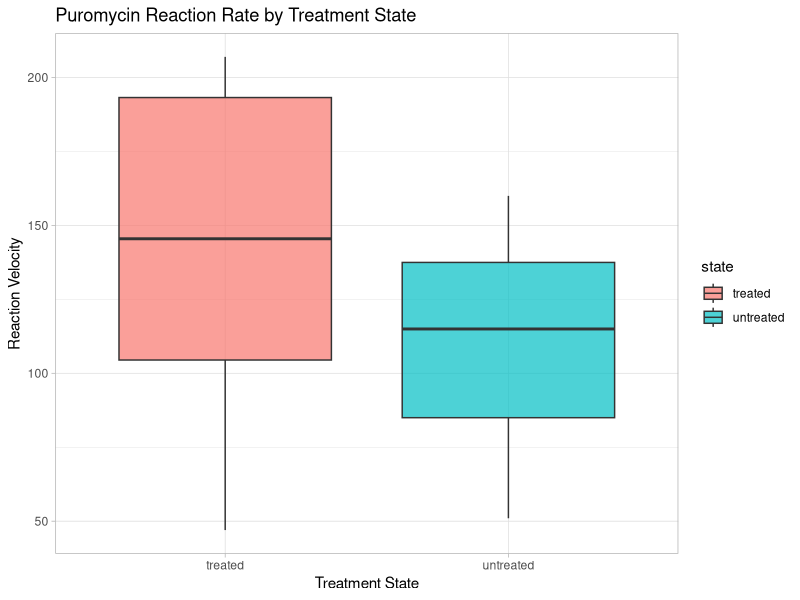
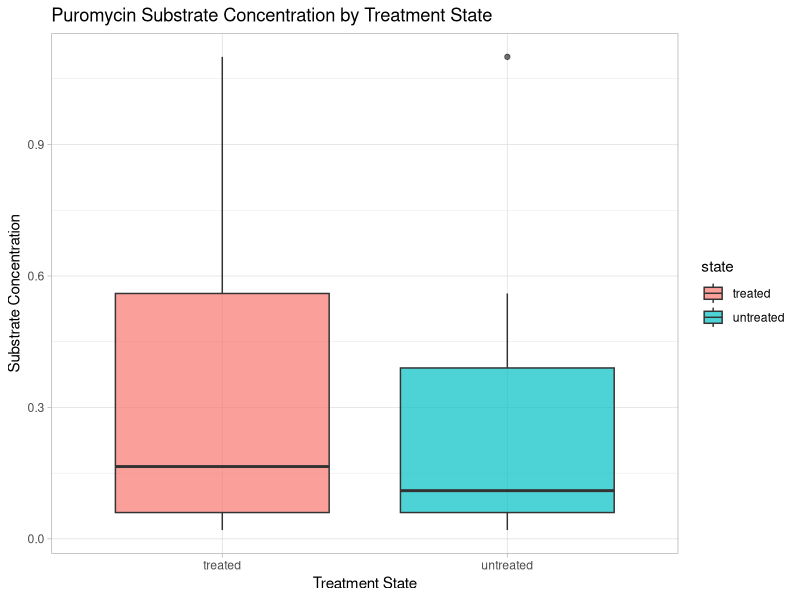
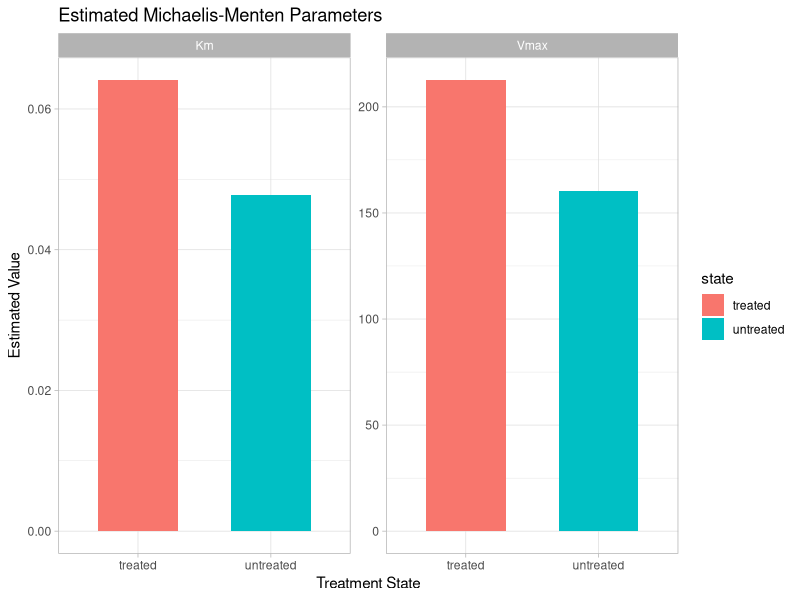
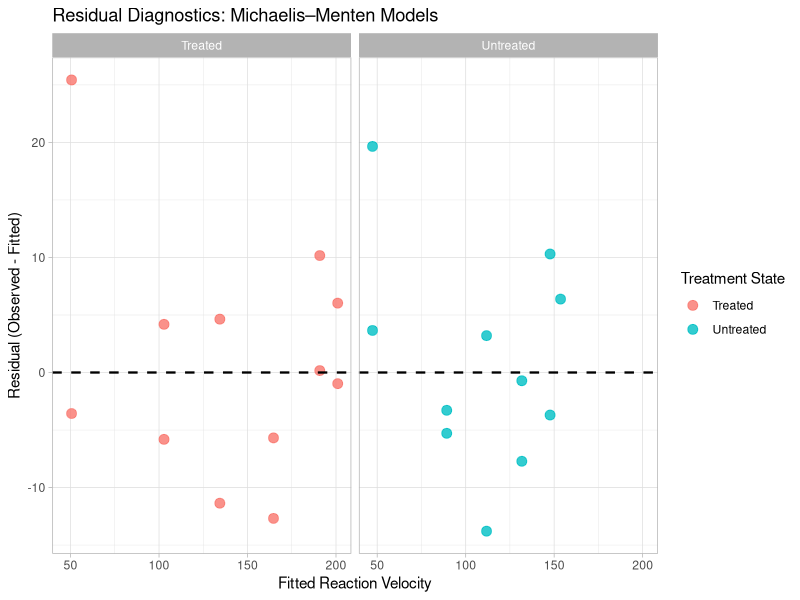
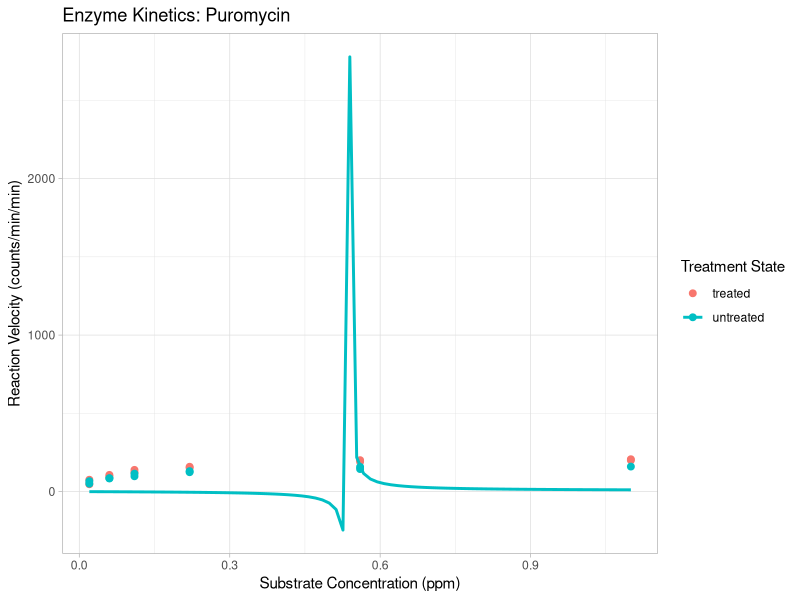
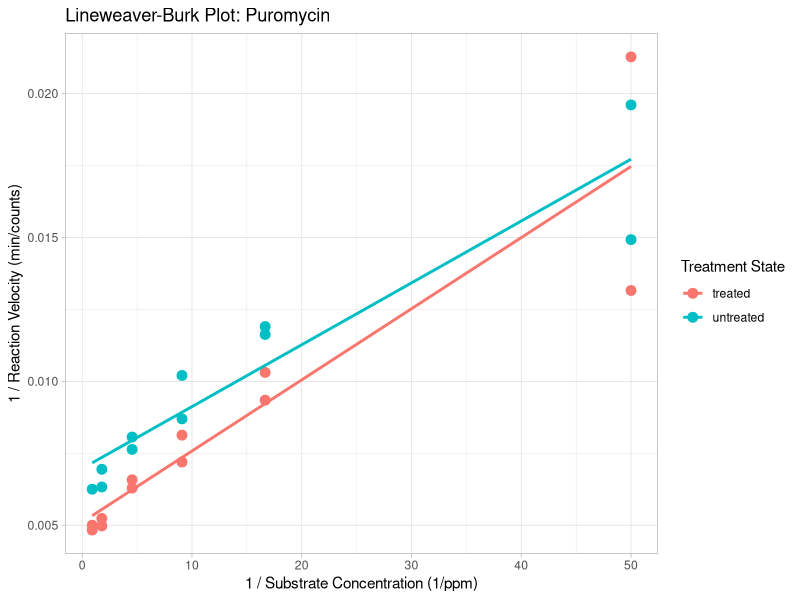
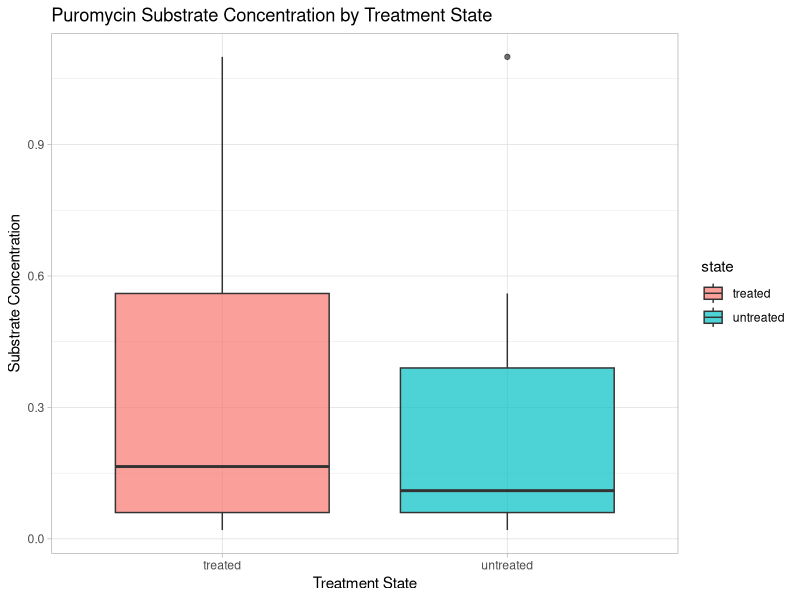
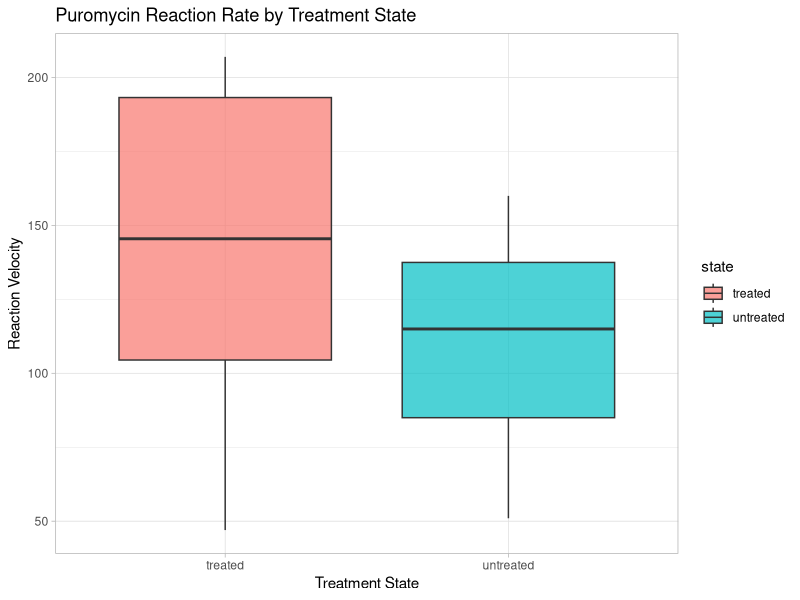

Write the R code that produced these figures, in order.
# Enzyme Kinetics Analysis: Puromycin

# 1. Installation & Setup

# install.packages(c("ggplot2", "dplyr", "tibble"))
library(ggplot2)
library(dplyr)
library(tibble)

# Load built-in dataset
data("Puromycin")

# 2. Michaelis-Menten Plot (Nonlinear Regression)
plot_mm <- ggplot(data = Puromycin, mapping = aes(x = conc, y = rate, color = state)) +
geom_point(size = 2) + geom_smooth(method = "nls", formula = y ~ (Vmax * x) / (Km + x), 
start = list(Vmax = 200, Km = 0.1), se = FALSE) + theme_light() + labs(title = "Enzyme Kinetics: Puromycin", 
x = "Substrate Concentration (ppm)", y = "Reaction Velocity (counts/min/min)", color = "Treatment State")

# Save Michaelis-Menten plot
ggsave("puromycin_michaelis_menten.png", plot = plot_mm, width = 7, height = 5, dpi = 300)

# 3. Lineweaver-Burk Plot (Linear Regression)
plot_lb <- ggplot(data = Puromycin, mapping = aes(x = 1/conc, y = 1/rate, color = state)) + 
geom_point(size = 3) + geom_smooth(method = "lm", se = FALSE, fullrange = TRUE) + theme_light() + 
labs(title = "Lineweaver-Burk Plot: Puromycin", x = "1 / Substrate Concentration (1/ppm)", 
y = "1 / Reaction Velocity (min/counts)", color = "Treatment State")

# Save Lineweaver-Burk plot
ggsave("puromycin_lineweaver_burk.png", plot = plot_lb, width = 7, height = 5, dpi = 300)

# 4. Statistical Summary & Quantile Analysis
# Calculate Means and Standard Deviations
untreated_mean <- Puromycin %>% filter(state == "untreated") %>% pull(conc) %>% mean(na.rm = TRUE)
untreated_sd <- Puromycin %>% filter(state == "untreated") %>% pull(conc) %>% sd(na.rm = TRUE)

treated_mean <- Puromycin %>% filter(state == "treated") %>% pull(conc) %>% mean(na.rm = TRUE)
treated_sd <- Puromycin %>% filter(state == "treated") %>% pull(conc) %>% sd(na.rm = TRUE)

untreated_mean_rate <- Puromycin %>% filter(state == "untreated") %>% pull(rate) %>% mean(na.rm = TRUE)
untreated_sd_rate <- Puromycin %>% filter(state == "untreated") %>% pull(rate) %>% sd(na.rm = TRUE)

treated_mean_rate <- Puromycin %>% filter(state == "treated") %>% pull(rate) %>% mean(na.rm = TRUE)
treated_sd_rate <- Puromycin %>% filter(state == "treated") %>% pull(rate) %>% sd(na.rm = TRUE)

# 5. Calculate 95% Confidence Interval: Rate & Concentration (Assuming Normal Distribution)
treated_conc <- filter(Puromycin, state == "treated") %>% pull(conc)
untreated_conc <- filter(Puromycin, state == "untreated") %>% pull(conc)
untreated_rate <- filter(Puromycin, state == "untreated") %>% pull(rate)
treated_rate <- filter(Puromycin, state == "treated") %>% pull(rate)
t.test(untreated_conc)$conf.int
t.test(treated_conc)$conf.int
t.test(treated_rate)$conf.int
t.test(untreated_rate)$conf.int

# 6. Boxplot for Rate & Concentration
plot_conc_box <- ggplot(Puromycin, aes(x = state, y = conc, fill = state)) + geom_boxplot(alpha = 0.7) + 
theme_light() + labs(title = "Puromycin Substrate Concentration by Treatment State", x = "Treatment State", y = "Substrate Concentration")

ggsave("puromycin_conc_boxplot.png", plot = plot_conc_box, width = 7, height = 5, dpi = 300)

plot_rate_box <- ggplot(Puromycin, aes(x = state, y = rate, fill = state)) + geom_boxplot(alpha = 0.7) + theme_light() + 
labs(title = "Puromycin Reaction Rate by Treatment State", x = "Treatment State",y = "Reaction Velocity")

ggsave("puromycin_rate_boxplot.png", plot = plot_rate_box, width = 7, height = 5, dpi = 300)

plot_rate_box
plot_conc_box

# 7. Parameters for Vmax & Km 
treated_model <- nls(rate ~ (Vmax * conc) / (Km + conc), data = filter(Puromycin, state == "treated"), start = list(Vmax = 200, Km = 0.1))
untreated_model <- nls(rate ~ (Vmax * conc) / (Km + conc), data = filter(Puromycin, state == "untreated"), start = list(Vmax = 200, Km = 0.1))
treated_params <- coef(treated_model)
treated_Km <- treated_params["Km"]
treated_Vmax <- treated_params["Vmax"]
untreated_params <- coef(untreated_model)
untreated_Km <- untreated_params["Km"]
untreated_Vmax <- untreated_params["Vmax"]
cat("untreated Km:", untreated_Km,"\n")
cat("untreated Vmax:", untreated_Vmax,"\n")
cat("treated Km:", treated_Km,"\n")
cat("treated Vmax:", treated_Vmax,"\n")

parameter_df <- tibble(state = c("treated", "untreated", "treated", "untreated"), parameter = c("Vmax", "Vmax", "Km", "Km"), 
value = c(treated_Vmax, untreated_Vmax, treated_Km, untreated_Km))

plot_parameters <- ggplot(parameter_df, aes(x = state, y = value, fill = state)) + geom_col(width = 0.6) + facet_wrap(~ parameter, scales = "free_y") + theme_light() + 
labs( title = "Estimated Michaelis-Menten Parameters", x = "Treatment State", y = "Estimated Value")

plot_parameters
ggsave("puromycin_vmax_km_parameters.png", plot = plot_parameters, width = 7, height = 5, dpi = 300)

# 8. Residual Diagnostics

residual_df <- bind_rows(data.frame(fitted = fitted(treated_model), residuals = residuals(treated_model), state = "Treated"), data.frame(fitted = fitted(untreated_model), residuals = residuals(untreated_model),
state = "Untreated"))
plot_residuals <- ggplot(residual_df, aes(x = fitted, y = residuals, color = state)) + geom_point(size = 3, alpha = 0.8) + geom_hline(yintercept = 0, linetype = "dashed", linewidth = 0.8) + facet_wrap(~state) + theme_light() +
labs(title = "Residual Diagnostics: Michaelis–Menten Models", x = "Fitted Reaction Velocity", y = "Residual (Observed - Fitted)", color = "Treatment State")

print(plot_residuals)

ggsave(filename = "puromycin_residuals.png", plot = plot_residuals, width = 8, height = 5, dpi = 300)
# 8. Root Mean Square Error (RMSE)
treated_rmse <- sqrt(mean(residuals(treated_model)^2))
untreated_rmse <- sqrt(mean(residuals(untreated_model)^2))
treated_rmse
untreated_rmse
